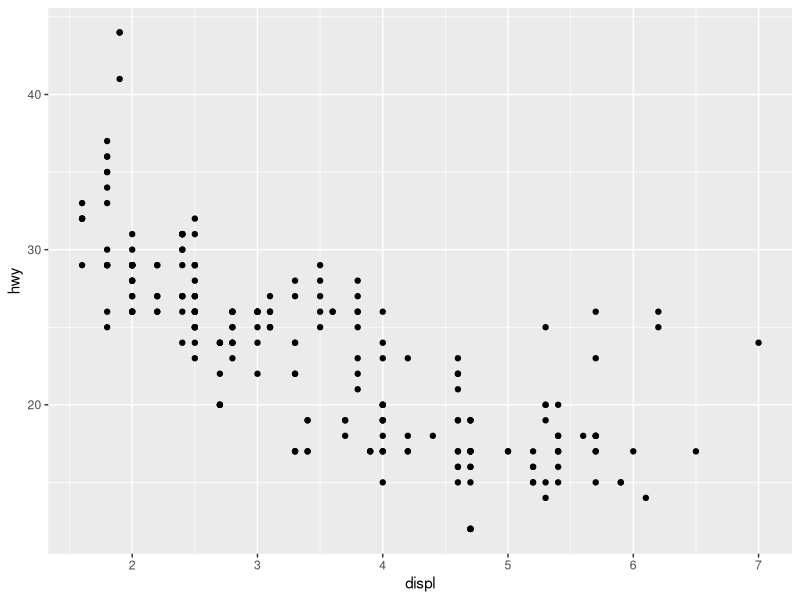
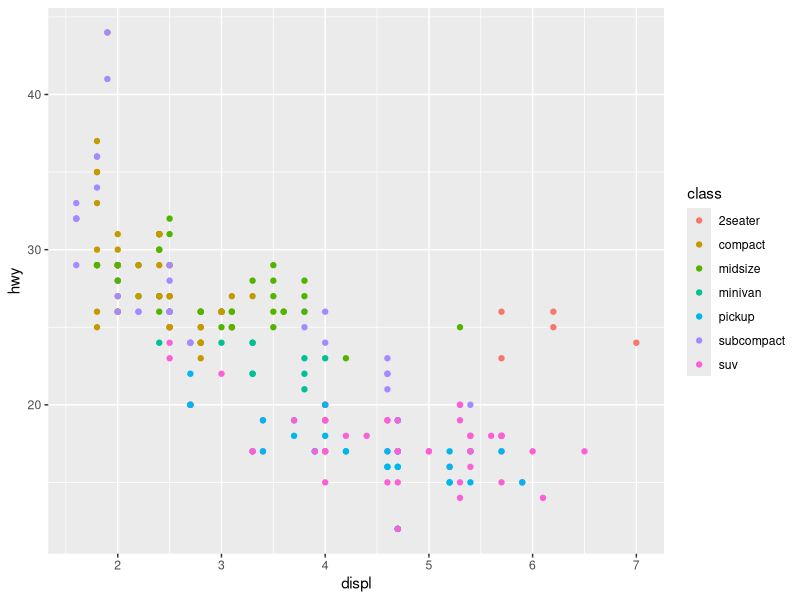
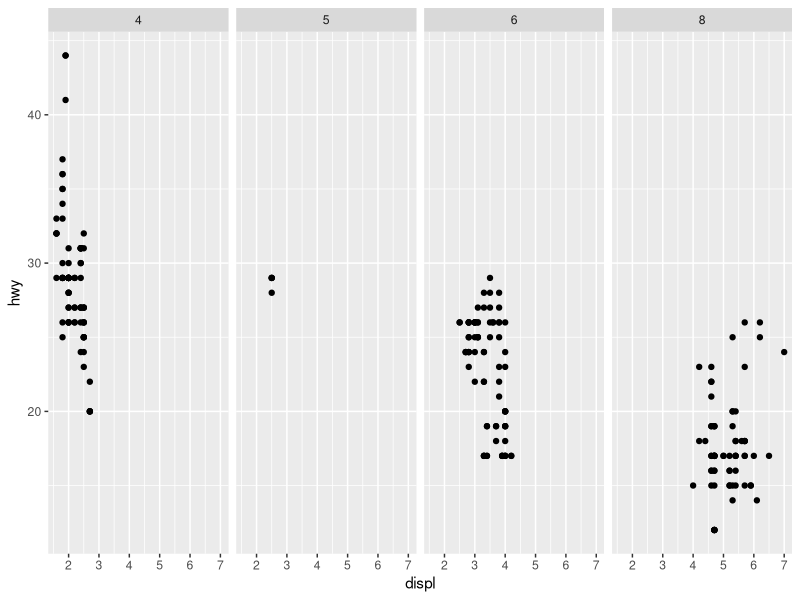
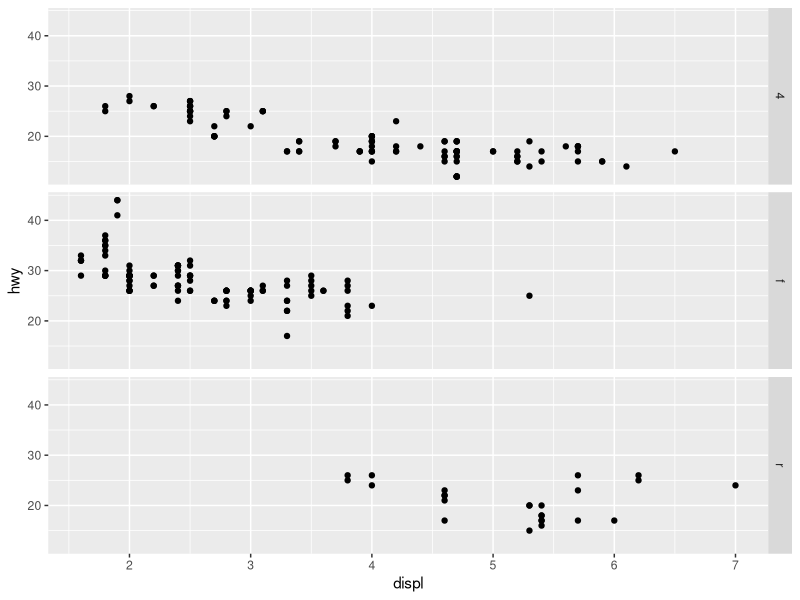
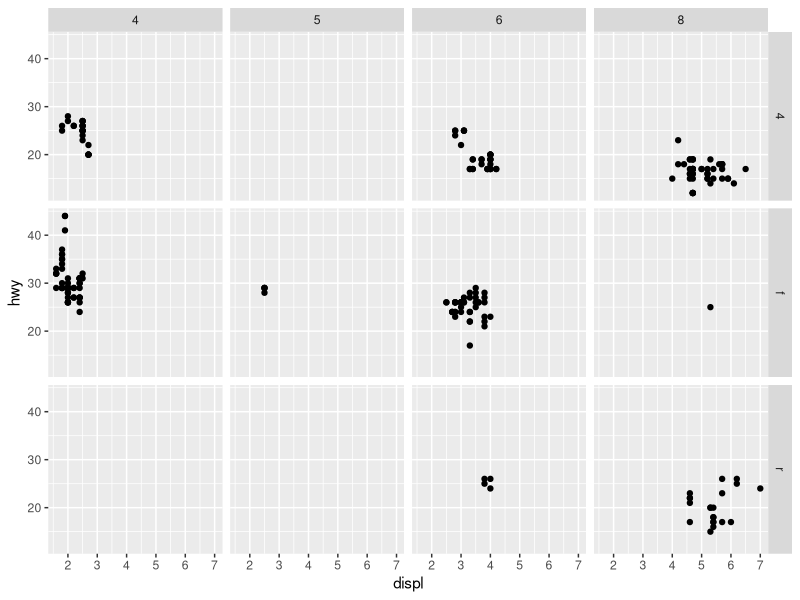
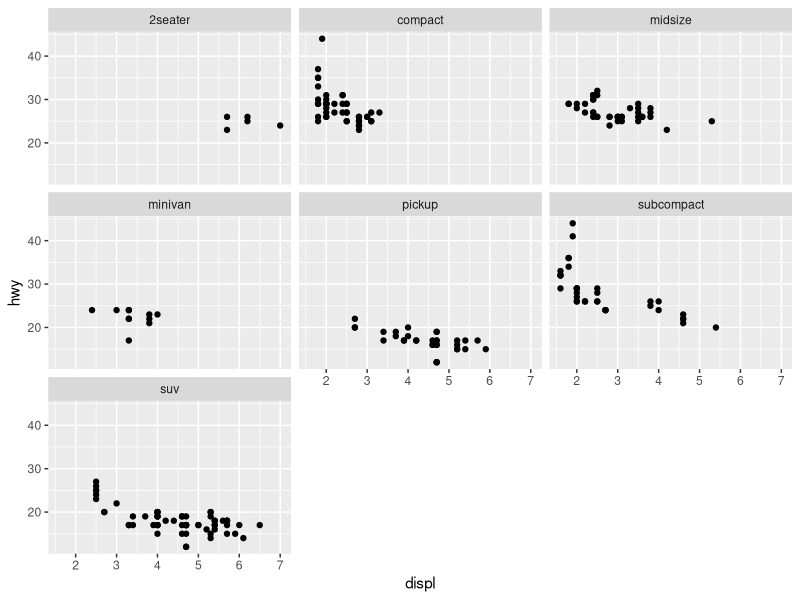
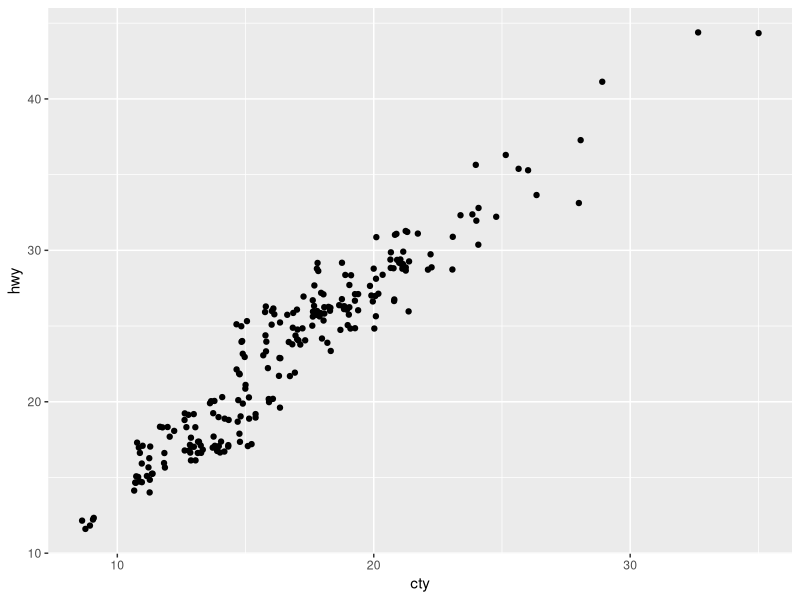
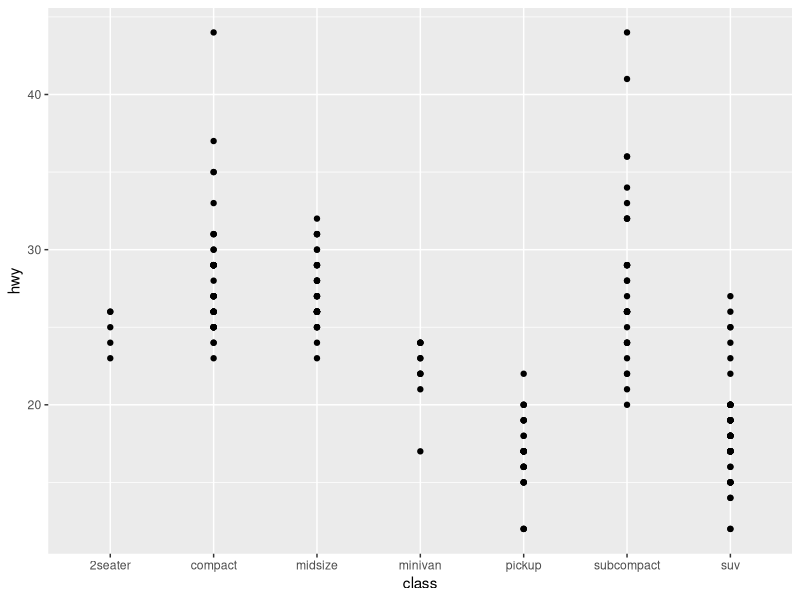

These charts were generated, in order, by the following R code:
#' ---
#' title: "Lecture 1 for Hadley Wickham's STAT 405 at Rice U. \t Introductions, R & 
#' ggplot2"
#' author: "Mark Blackmore"
#' date: "`r format(Sys.Date())`"
#' output: github_document
#' ---

library(ggplot2)

## Five ways to explore the data
?mpg
head(mpg)
str(mpg)
summary(mpg)
qplot(displ, hwy, data = mpg)

## Quick plots
qplot(displ, hwy, colour = class, data = mpg)
qplot(displ, hwy, data = mpg) +
  facet_grid(. ~ cyl)
qplot(displ, hwy, data = mpg) +
  facet_grid(drv ~ .)
qplot(displ, hwy, data = mpg) +
  facet_grid(drv ~ cyl)
qplot(displ, hwy, data = mpg) +
  facet_wrap(~ class)
qplot(cty, hwy, data = mpg, geom = "jitter")
qplot(class, hwy, data = mpg)

## Quick Plots - change plot order with reorder()
qplot(reorder(class, hwy), hwy, data = mpg)
qplot(reorder(class, hwy), hwy, data = mpg, geom = "boxplot")
qplot(reorder(class, hwy, median), hwy, data = mpg, geom = "boxplot")
qplot(reorder(class, hwy, median), hwy, data = mpg, geom = c("boxplot", "jitter"))
